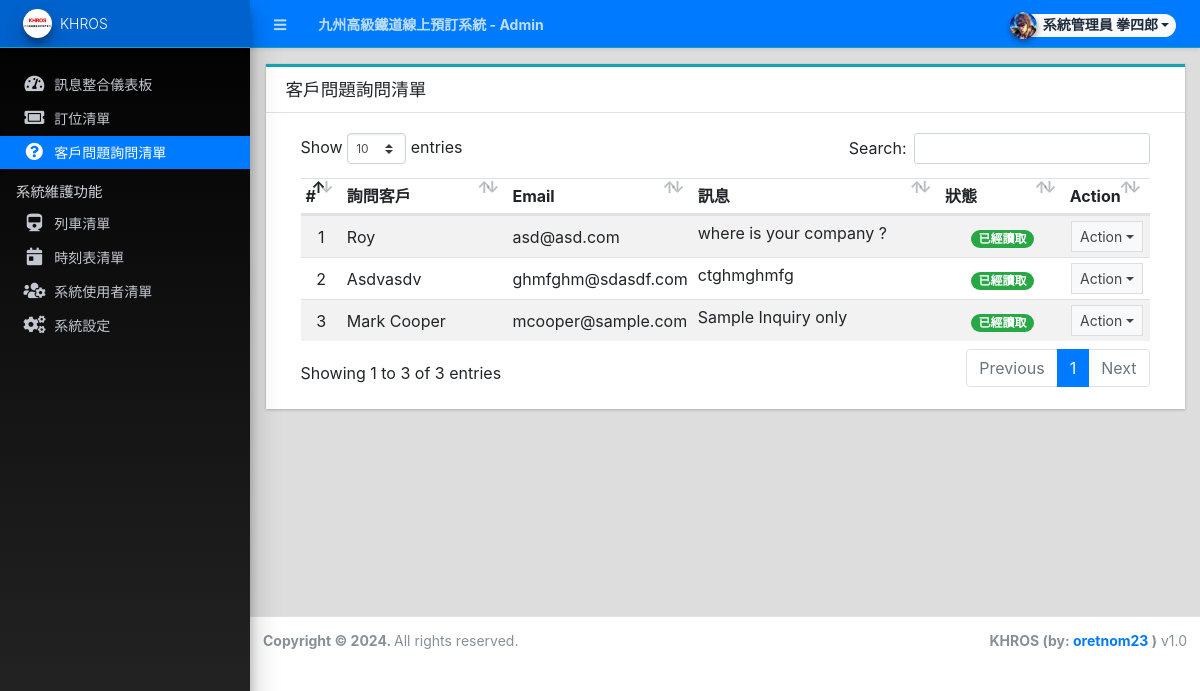
The page /admin/?page=inquiries (signed in) on the database its author committed.
### tables this page shows
CREATE TABLE `message_list` (
  `id` int(30) NOT NULL,
  `fullname` text NOT NULL,
  `contact` text NOT NULL,
  `email` text NOT NULL,
  `message` text NOT NULL,
  `status` tinyint(1) NOT NULL DEFAULT 0,
  `date_created` datetime NOT NULL DEFAULT current_timestamp()
);

### admin/inquiries/index.php (the view, shortened to what this page needs)
<div class="card card-outline card-info rounded-0">
	<div class="card-header">
		<h3 class="card-title">客戶問題詢問清單</h3>
	</div>
	<div class="card-body">
		<div class="container-fluid">
        <div class="container-fluid">
			<table class="table table-hover table-striped">
				<colgroup>
					<col width="5%">
					<col width="20%">
					<col width="20%">
					<col width="30%">
					<col width="15%">
					<col width="10%">
				</colgroup>
				<thead>
					<tr>
						<th>#</th>
						<th>詢問客戶</th>
						<th>Email</th>
						<th>訊息</th>
						<th>狀態</th>
						<th>Action</th>
					</tr>
				</thead>
				<tbody>
					<?php
						$i = 1;
						$qry = $conn->query("SELECT * from `message_list`  order by status asc, unix_timestamp(date_created) desc ");
						while($row = $qry->fetch_assoc()):
					?>
						<tr>
							<td class="text-center"><?php echo $i++; ?></td>
							<td><?php echo ucwords($row['fullname']) ?></td>
							<td><?php echo ($row['email']) ?></td>
							<td class="truncate-1"><?php echo ($row['message']) ?></td>
							<td class="text-center">
								<?php if($row['status'] == 1): ?>
									<span class="badge badge-pill badge-success">已經讀取</span>
								<?php else: ?>
								<span class="badge badge-pill badge-primary">尚未讀取</span>
								<?php endif; ?>
							</td>
							<td align="center">
								 <button type="button" class="btn btn-flat btn-default btn-sm dropdown-toggle dropdown-icon" data-toggle="dropdown">
				                  		Action
				                  </button>
							</td>
						</tr>
					<?php endwhile; ?>
				</tbody>
			</table>
		</div>
		</div>
	</div>
</div>

### rows shown on the page
message_list: fullname "Roy", email "asd@asd.com", message "where is your company ?", status "已經讀取"
message_list: fullname "Asdvasdv", email "ghmfghm@sdasdf.com", message "ctghmghmfg", status "已經讀取"
message_list: fullname "Mark Cooper", email "mcooper@sample.com", message "Sample Inquiry only", status "已經讀取"

### other values the page prints
$_settings->info('name') "九州高級鐵道線上預訂系統"
$_settings->userdata('firstname').' '.$_settings->userdata('lastname') "系統管理員 拳四郎"
$_settings->info('short_name') "KHROS"
